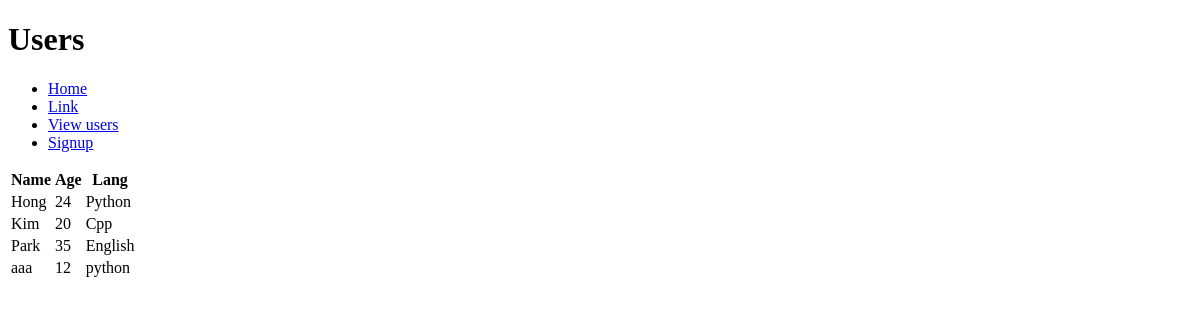
/users, run on an earlier commit of the app's database.
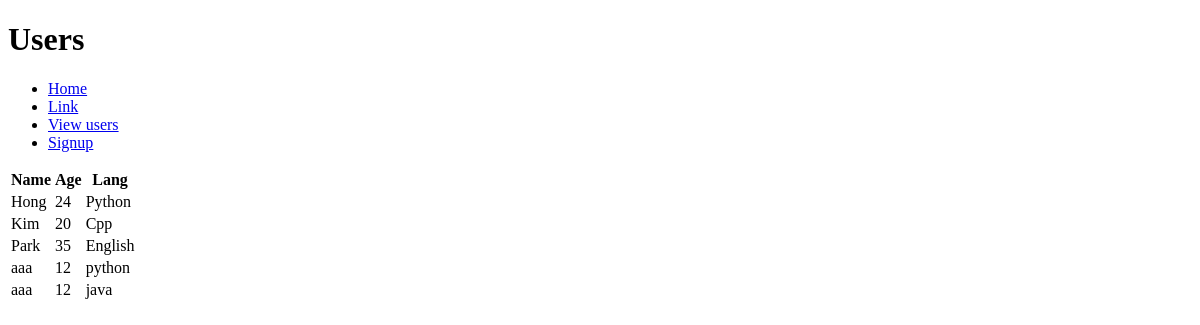
And on a later commit of the database.
### tables this page shows
CREATE TABLE users(
id integer primary key autoincrement,
name text not null,
age integer,
lang text);

### server.py (the view)
@app.route('/users')
def users():
    conn = lite.connect("users.db")
    conn.row_factory = lite.Row
    cur = conn.cursor()
    cur.execute('select * from users;')
    rows = cur.fetchall()
    return render_template('users.html', rows = rows)

### templates/users.html (shortened to what this page needs)
<!doctype html>
<html>
 <head>
 </head>
 <body>
  <h1>Users</h1>
 <ul>
  <li>
   <a href="/">Home</a>
  </li>
  <li>
   <a href="/calc">Link</a>
  </li>
  <li>
   <a href="/users">View users</a>
  </li>
  <li>
   <a href="/signup">Signup</a>
  </li>
  </ul>
  <table>
   <thead>
    <th>Name</th>
    <th>Age</th>
    <th>Lang</th>
   </thead>
   <tbody>
    {% for row in rows %}
    <tr>
        <td>{{ row["name"] }}</td>
        <td>{{ row["age"] }}</td>
        <td>{{ row["lang"] }}</td>
    </tr>
    {% endfor %}
   </tbody>
  </table>
 </body>
</html>

What changed in the data, as far as the page shows it:
added users: name "aaa", age "12", lang "java"
